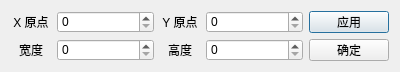
<?xml version="1.0" encoding="UTF-8"?>
<ui version="4.0">
 <class>my_cut_config</class>
 <widget class="QDialog" name="my_cut_config">
  <property name="geometry">
   <rect>
    <x>0</x>
    <y>0</y>
    <width>400</width>
    <height>72</height>
   </rect>
  </property>
  <property name="minimumSize">
   <size>
    <width>400</width>
    <height>72</height>
   </size>
  </property>
  <property name="maximumSize">
   <size>
    <width>400</width>
    <height>72</height>
   </size>
  </property>
  <property name="windowTitle">
   <string>Dialog</string>
  </property>
  <layout class="QGridLayout" name="gridLayout">
   <item row="0" column="0">
    <widget class="QLabel" name="label">
     <property name="maximumSize">
      <size>
       <width>40</width>
       <height>16777215</height>
      </size>
     </property>
     <property name="text">
      <string>X 原点</string>
     </property>
     <property name="alignment">
      <set>Qt::AlignCenter</set>
     </property>
    </widget>
   </item>
   <item row="0" column="1">
    <widget class="QSpinBox" name="px">
     <property name="maximum">
      <number>2000</number>
     </property>
    </widget>
   </item>
   <item row="0" column="2">
    <widget class="QLabel" name="label_3">
     <property name="maximumSize">
      <size>
       <width>40</width>
       <height>16777215</height>
      </size>
     </property>
     <property name="text">
      <string>Y 原点</string>
     </property>
     <property name="alignment">
      <set>Qt::AlignCenter</set>
     </property>
    </widget>
   </item>
   <item row="0" column="3">
    <widget class="QSpinBox" name="py">
     <property name="maximum">
      <number>2000</number>
     </property>
    </widget>
   </item>
   <item row="0" column="4">
    <widget class="QPushButton" name="apply">
     <property name="maximumSize">
      <size>
       <width>80</width>
       <height>16777215</height>
      </size>
     </property>
     <property name="text">
      <string>应用</string>
     </property>
    </widget>
   </item>
   <item row="1" column="0">
    <widget class="QLabel" name="label_2">
     <property name="maximumSize">
      <size>
       <width>40</width>
       <height>16777215</height>
      </size>
     </property>
     <property name="text">
      <string>宽度</string>
     </property>
     <property name="alignment">
      <set>Qt::AlignCenter</set>
     </property>
    </widget>
   </item>
   <item row="1" column="1">
    <widget class="QSpinBox" name="pw">
     <property name="maximum">
      <number>2000</number>
     </property>
    </widget>
   </item>
   <item row="1" column="2">
    <widget class="QLabel" name="label_4">
     <property name="maximumSize">
      <size>
       <width>40</width>
       <height>16777215</height>
      </size>
     </property>
     <property name="text">
      <string>高度</string>
     </property>
     <property name="alignment">
      <set>Qt::AlignCenter</set>
     </property>
    </widget>
   </item>
   <item row="1" column="3">
    <widget class="QSpinBox" name="ph">
     <property name="maximum">
      <number>2000</number>
     </property>
    </widget>
   </item>
   <item row="1" column="4">
    <widget class="QPushButton" name="config">
     <property name="maximumSize">
      <size>
       <width>80</width>
       <height>16777215</height>
      </size>
     </property>
     <property name="text">
      <string>确定</string>
     </property>
    </widget>
   </item>
  </layout>
 </widget>
 <resources/>
 <connections/>
</ui>
